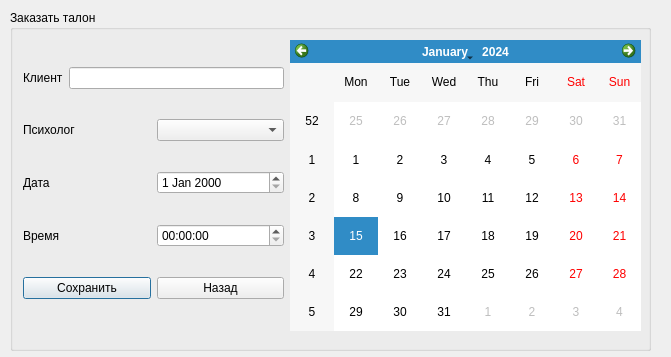
<?xml version="1.0" encoding="UTF-8"?>
<ui version="4.0">
 <class>Zakaz</class>
 <widget class="QDialog" name="Zakaz">
  <property name="geometry">
   <rect>
    <x>0</x>
    <y>0</y>
    <width>671</width>
    <height>357</height>
   </rect>
  </property>
  <property name="windowTitle">
   <string>Dialog</string>
  </property>
  <widget class="QGroupBox" name="groupBox">
   <property name="geometry">
    <rect>
     <x>10</x>
     <y>10</y>
     <width>641</width>
     <height>341</height>
    </rect>
   </property>
   <property name="title">
    <string>Заказать талон</string>
   </property>
   <widget class="QCalendarWidget" name="calendarWidget">
    <property name="geometry">
     <rect>
      <x>280</x>
      <y>30</y>
      <width>351</width>
      <height>291</height>
     </rect>
    </property>
   </widget>
   <widget class="QWidget" name="layoutWidget">
    <property name="geometry">
     <rect>
      <x>13</x>
      <y>33</y>
      <width>261</width>
      <height>281</height>
     </rect>
    </property>
    <layout class="QVBoxLayout" name="verticalLayout">
     <item>
      <layout class="QHBoxLayout" name="horizontalLayout_2">
       <item>
        <widget class="QLabel" name="label_3">
         <property name="text">
          <string>Клиент</string>
         </property>
        </widget>
       </item>
       <item>
        <widget class="QLineEdit" name="lineEdit"/>
       </item>
      </layout>
     </item>
     <item>
      <layout class="QHBoxLayout" name="horizontalLayout">
       <item>
        <widget class="QLabel" name="label">
         <property name="text">
          <string>Психолог</string>
         </property>
        </widget>
       </item>
       <item>
        <widget class="QComboBox" name="comboBox"/>
       </item>
      </layout>
     </item>
     <item>
      <layout class="QHBoxLayout" name="horizontalLayout_4">
       <item>
        <widget class="QLabel" name="label_2">
         <property name="text">
          <string>Дата</string>
         </property>
        </widget>
       </item>
       <item>
        <widget class="QDateEdit" name="dateEdit"/>
       </item>
      </layout>
     </item>
     <item>
      <layout class="QHBoxLayout" name="horizontalLayout_5">
       <item>
        <widget class="QLabel" name="label_4">
         <property name="text">
          <string>Время</string>
         </property>
        </widget>
       </item>
       <item>
        <widget class="QTimeEdit" name="timeEdit"/>
       </item>
      </layout>
     </item>
     <item>
      <layout class="QHBoxLayout" name="horizontalLayout_3">
       <item>
        <widget class="QPushButton" name="pushButton">
         <property name="text">
          <string>Сохранить</string>
         </property>
        </widget>
       </item>
       <item>
        <widget class="QPushButton" name="pushButton_2">
         <property name="text">
          <string>Назад</string>
         </property>
        </widget>
       </item>
      </layout>
     </item>
    </layout>
   </widget>
  </widget>
 </widget>
 <resources/>
 <connections/>
</ui>
